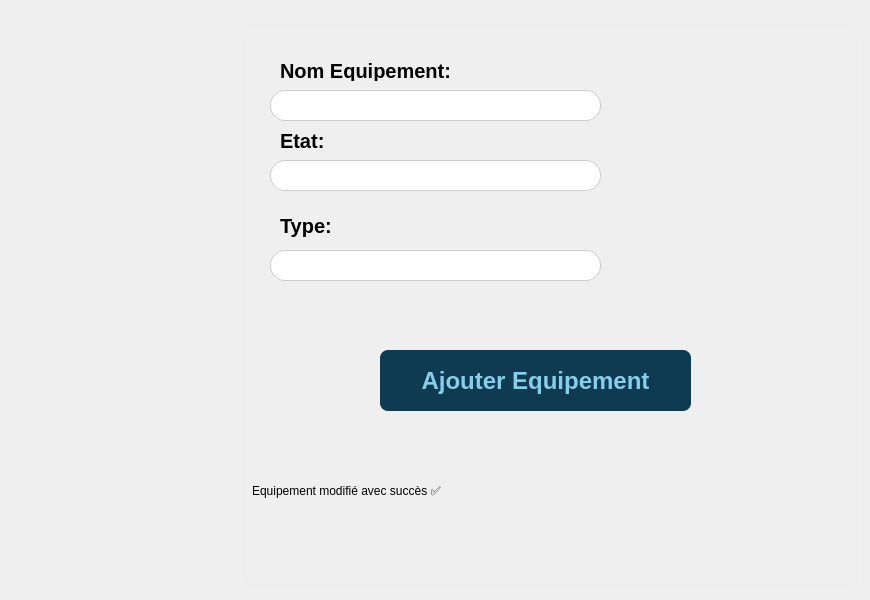
      <widget class="QWidget" name="ModifierEquip">
       <widget class="QFrame" name="frame_9">
        <property name="geometry">
         <rect>
          <x>240</x>
          <y>30</y>
          <width>621</width>
          <height>561</height>
         </rect>
        </property>
        <property name="styleSheet">
         <string notr="true">background: qradialgradient(spread:pad, cx:0.5, cy:0.5, radius:1,
                                stop:0 rgba(255, 255, 255, 100),
                                stop:1 rgba(255, 255, 255, 20));
border-radius: 15px;
    border: 1px solid rgba(255, 255, 255, 30);</string>
        </property>
        <property name="frameShape">
         <enum>QFrame::Shape::StyledPanel</enum>
        </property>
        <property name="frameShadow">
         <enum>QFrame::Shadow::Raised</enum>
        </property>
        <widget class="QLabel" name="label_86">
         <property name="geometry">
          <rect>
           <x>40</x>
           <y>30</y>
           <width>191</width>
           <height>21</height>
          </rect>
         </property>
         <property name="styleSheet">
          <string notr="true">color: black;
font-size: 20px;
font-weight: 500;
font: 14pt &quot;Titillium Web&quot;;
background: transparent;
border: 0px;</string>
         </property>
         <property name="text">
          <string>Nom Equipement:</string>
         </property>
        </widget>
        <widget class="QLineEdit" name="nomEqInput_2">
         <property name="geometry">
          <rect>
           <x>30</x>
           <y>60</y>
           <width>331</width>
           <height>31</height>
          </rect>
         </property>
         <property name="styleSheet">
          <string notr="true">background: white;
border: 1px solid #ccc;
border-radius: 15px;
font-size: 14px;
color: black;</string>
         </property>
         <property name="text">
          <string/>
         </property>
        </widget>
        <widget class="QLabel" name="label_87">
         <property name="geometry">
          <rect>
           <x>40</x>
           <y>100</y>
           <width>111</width>
           <height>21</height>
          </rect>
         </property>
         <property name="styleSheet">
          <string notr="true">color: black;
font-size: 20px;
font-weight: 500;
font: 14pt &quot;Titillium Web&quot;;
background: transparent;
border: 0px;</string>
         </property>
         <property name="text">
          <string>Etat:</string>
         </property>
        </widget>
        <widget class="QLineEdit" name="etatInput_2">
         <property name="geometry">
          <rect>
           <x>30</x>
           <y>130</y>
           <width>331</width>
           <height>31</height>
          </rect>
         </property>
         <property name="styleSheet">
          <string notr="true">background: white;
border: 1px solid #ccc;
border-radius: 15px;
font-size: 14px;
color: black;</string>
         </property>
         <property name="text">
          <string/>
         </property>
        </widget>
        <widget class="QLineEdit" name="typeEqInput_2">
         <property name="geometry">
          <rect>
           <x>30</x>
           <y>220</y>
           <width>331</width>
           <height>31</height>
          </rect>
         </property>
         <property name="styleSheet">
          <string notr="true">background: white;
border: 1px solid #ccc;
border-radius: 15px;
font-size: 14px;
color: black;</string>
         </property>
         <property name="text">
          <string/>
         </property>
        </widget>
        <widget class="QLabel" name="label_88">
         <property name="geometry">
          <rect>
           <x>40</x>
           <y>180</y>
           <width>161</width>
           <height>31</height>
          </rect>
         </property>
         <property name="styleSheet">
          <string notr="true">color: black;
font-size: 20px;
font-weight: 500;
font: 14pt &quot;Titillium Web&quot;;
background: transparent;
border: 0px;</string>
         </property>
         <property name="text">
          <string>Type:</string>
         </property>
        </widget>
        <widget class="QPushButton" name="ajouterEmp_14">
         <property name="geometry">
          <rect>
           <x>140</x>
           <y>320</y>
           <width>311</width>
           <height>61</height>
          </rect>
         </property>
         <property name="styleSheet">
          <string notr="true">background: #0E3B52;  
    border: none;  
    color: skyblue;  
    font-weight: bold; 
    font-size: 24px; 
    padding: 7px 15px;
    border-radius: 8px;  </string>
         </property>
         <property name="text">
          <string>Ajouter Equipement</string>
         </property>
        </widget>
        <widget class="QLineEdit" name="MessageForme_12">
         <property name="geometry">
          <rect>
           <x>10</x>
           <y>420</y>
           <width>631</width>
           <height>81</height>
          </rect>
         </property>
         <property name="styleSheet">
          <string notr="true">background: transparent;
font: 600 22pt &quot;Segoe UI&quot;;
border: 0px;</string>
         </property>
         <property name="text">
          <string>Equipement modifié avec succès ✅</string>
         </property>
        </widget>
       </widget>
      </widget>
